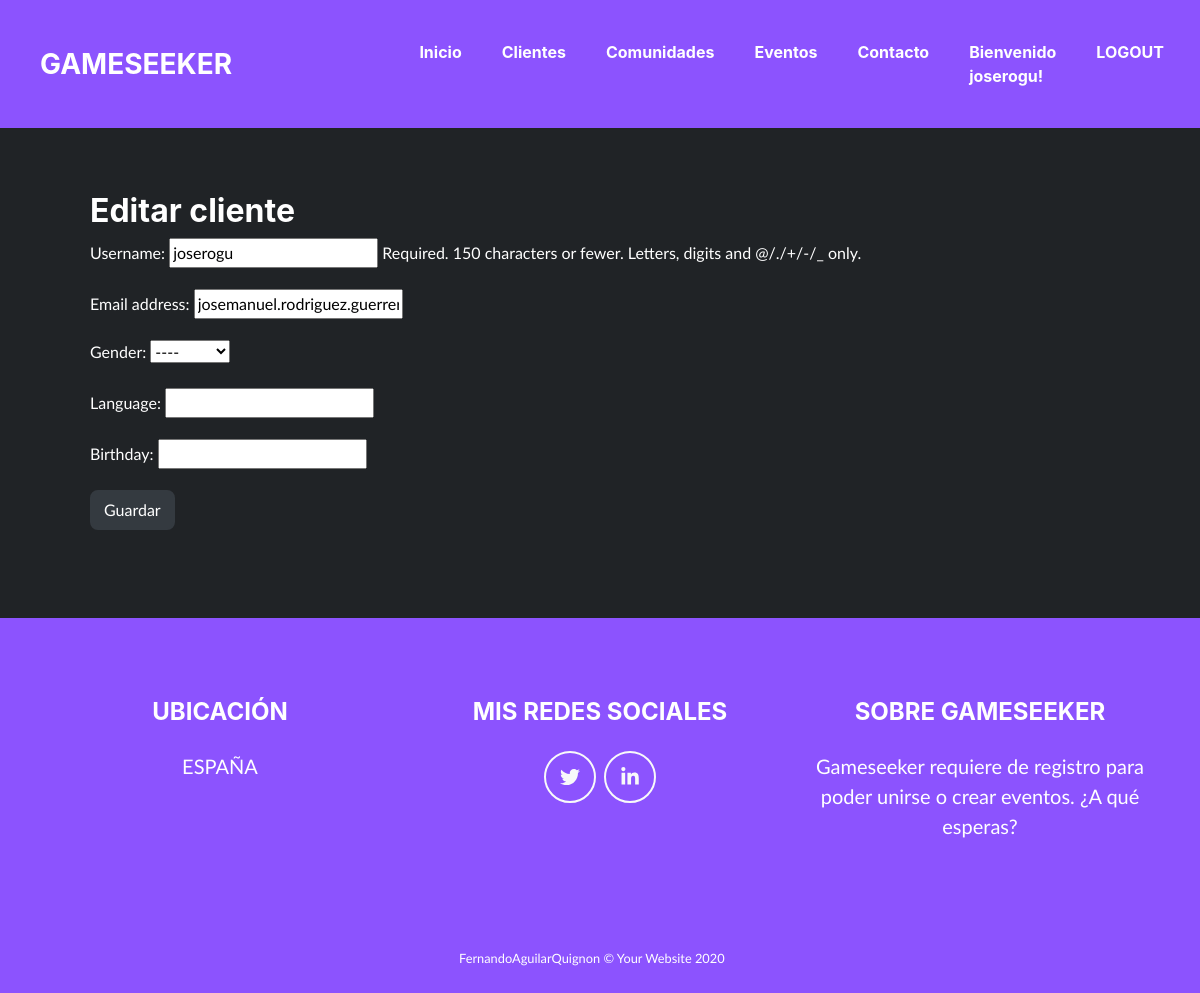
Before: /clients/1/edit/ (signed in) with the older database file.
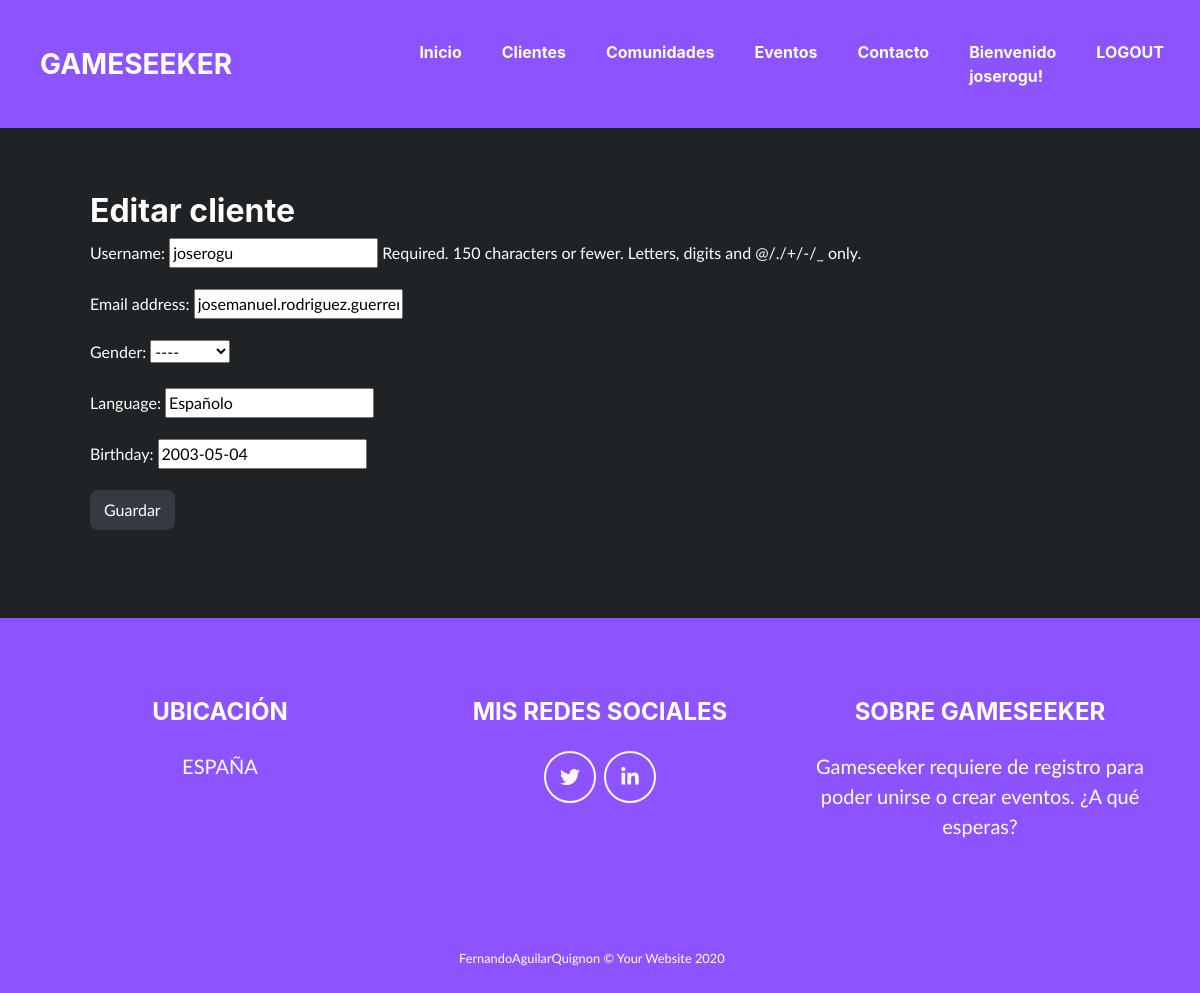
After: the same page with the newer database file.
### gameseek_app/models.py (models this page shows, shortened)
class Client(AbstractUser):
    class Gender(models.TextChoices):
        VACIO = "VACIO", _("----")
        HOMBRE = "HOMBRE", _("Hombre")
        MUJER = "MUJER", _("Mujer")
        OTRO = "OTRO", _("Otro")
    gender = models.CharField(
        max_length = 7,
        choices=Gender.choices,
        default=Gender.VACIO,
    )
    language = models.CharField(max_length = 100, null=True)
    birthday = models.DateField(null=True)
    def __str__(self):
        return self.username

### gameseek_app/views.py (the view)
# urls.py: path('clients/<int:pk>/edit/', ClientUpdateView.as_view(), name='clients-update'),
class ClientUpdateView(UserPassesTestMixin, UpdateView):
    queryset = Client.objects.all()
    fields = ['username', 'email', 'gender', 'language', 'birthday']
    template_name="gameseek_app/client_form.html"
    def test_func(self):
        try:
            return Client.objects.get(pk=self.request.user.pk)==Client.objects.get(pk=self.kwargs.get("pk"))
        except:
            return False

### gameseek_app/templates/gameseek_app/client_form.html (shortened to what this page needs)
{% extends "base.html" %}
{% block content %}
    <section class="page-section portfolio" id="portfolio">
    <ul>
    <h2>Editar cliente</h2>
    <form method="POST" class="post-form">{% csrf_token %}
        {{ form.as_p }}
        <button type="submit" class="save btn btn-dark" href={% url 'gmsk:clients-list' %}>Guardar</button>
    </form>
    </ul>
    </section>
{% endblock %}

### gameseek_app/templates/base.html (shortened to what this page needs)
<!DOCTYPE html>
{% load static %}
<html lang="en">
    <head>
        <link href="{% static "css/styles.css" %}" rel="stylesheet" >
        <link rel="stylesheet" type="text/css" href="{% static 'css/heading.css' %}">
        <link rel="stylesheet" type="text/css" href="{% static 'css/body.css' %}">
    </head>
    <body>
        <nav class="navbar navbar-expand-lg bg-secondary fixed-top" id="mainNav">
            <div class="container"><a class="navbar-brand js-scroll-trigger" href="/">GAMESEEKER</a></div>
                <div class="collapse navbar-collapse" id="navbarResponsive">
                        <ul class="navbar-nav ml-auto">
                            <li class="nav-item mx-0 mx-lg-1"><a class="nav-link py-3 px-0 px-lg-3 rounded js-scroll-trigger" href=/>Inicio</a>
                            </li>
                            <li class="nav-item mx-0 mx-lg-1"><a class="nav-link py-3 px-0 px-lg-3 rounded js-scroll-trigger" href={% url 'gmsk:clients-list' %}>Clientes</a>
                            </li>
                            <li class="nav-item mx-0 mx-lg-1"><a class="nav-link py-3 px-0 px-lg-3 rounded js-scroll-trigger" href={% url 'gmsk:communitys-list' %}>Comunidades</a>
                            </li>
                            <li class="nav-item mx-0 mx-lg-1"><a class="nav-link py-3 px-0 px-lg-3 rounded js-scroll-trigger" href={% url 'gmsk:events-list' %}>Eventos</a>
                            </li>
                            <li class="nav-item mx-0 mx-lg-1"><a class="nav-link py-3 px-0 px-lg-3 rounded js-scroll-trigger" href="/contacto">Contacto</a>
                            </li>
                            {% if user.is_authenticated %}
                                <li class="nav-item mx-0 mx-lg-1"><a class="nav-link py-3 px-0 px-lg-3 rounded js-scroll-trigger">Bienvenido {{ user }}! </a>
                                </li>
                                <li class="nav-item mx-0 mx-lg-1 "><a class="nav-link py-3 px-0 px-lg-3 rounded js-scroll-trigger" href={% url 'logout' %}>LOGOUT</a>
                                </li>
                                {% else %}
                                <li class="nav-item mx-0 mx-lg-1"><a class="nav-link py-3 px-0 px-lg-3 rounded js-scroll-trigger" href={% url 'login' %}>LOGIN</a>
                                </li>
                                <li class="nav-item mx-0 mx-lg-1"><a class="nav-link py-3 px-0 px-lg-3 rounded js-scroll-trigger" href="register/">REGISTER</a>
                                </li>
                            {% endif %}
                        </ul>
                </div>
        </nav>
        {% block content %}{% endblock %}
        <footer class="footer text-center">
            <div class="container">
                <div class="row">
                    <div class="col-lg-4 mb-5 mb-lg-0">
                        <h4 class="mb-4">UBICACIÓN</h4>
                        <p class="pre-wrap lead mb-0">ESPAÑA</p>
                    </div>
                    <div class="col-lg-4 mb-5 mb-lg-0">
                        <h4 class="mb-4">MIS REDES SOCIALES</h4><a class="btn btn-outline-light btn-social mx-1" href="https://twitter.com/Gameseeker_"><i class="fab fa-fw fa-twitter"></i></a><a class="btn btn-outline-light btn-social mx-1" href="https://www.linkedin.com/in/https://www.linkedin.com/in/jos%C3%A9-manuel-rodr%C3%ADguez-guerrero-367a09234/"><i class="fab fa-fw fa-linkedin-in"></i></a>
                    </div>
                    <div class="col-lg-4">
                        <h4 class="mb-4">SOBRE GAMESEEKER</h4>
                        <p class="pre-wrap lead mb-0">Gameseeker requiere de registro para poder unirse o crear eventos. ¿A qué esperas?</p>
                    </div>
                </div>
            </div>
        </footer>
    <section class="copyright py-4 text-center text-white">
        <div class="container"><small class="pre-wrap">FernandoAguilarQuignon © Your Website 2020     </small></div>
    </section>
    </body>
</html>

Changed rows visible on the page:
changed Client "joserogu": language (not shown) → "Españolo"; birthday (not shown) → "2003-05-04"
